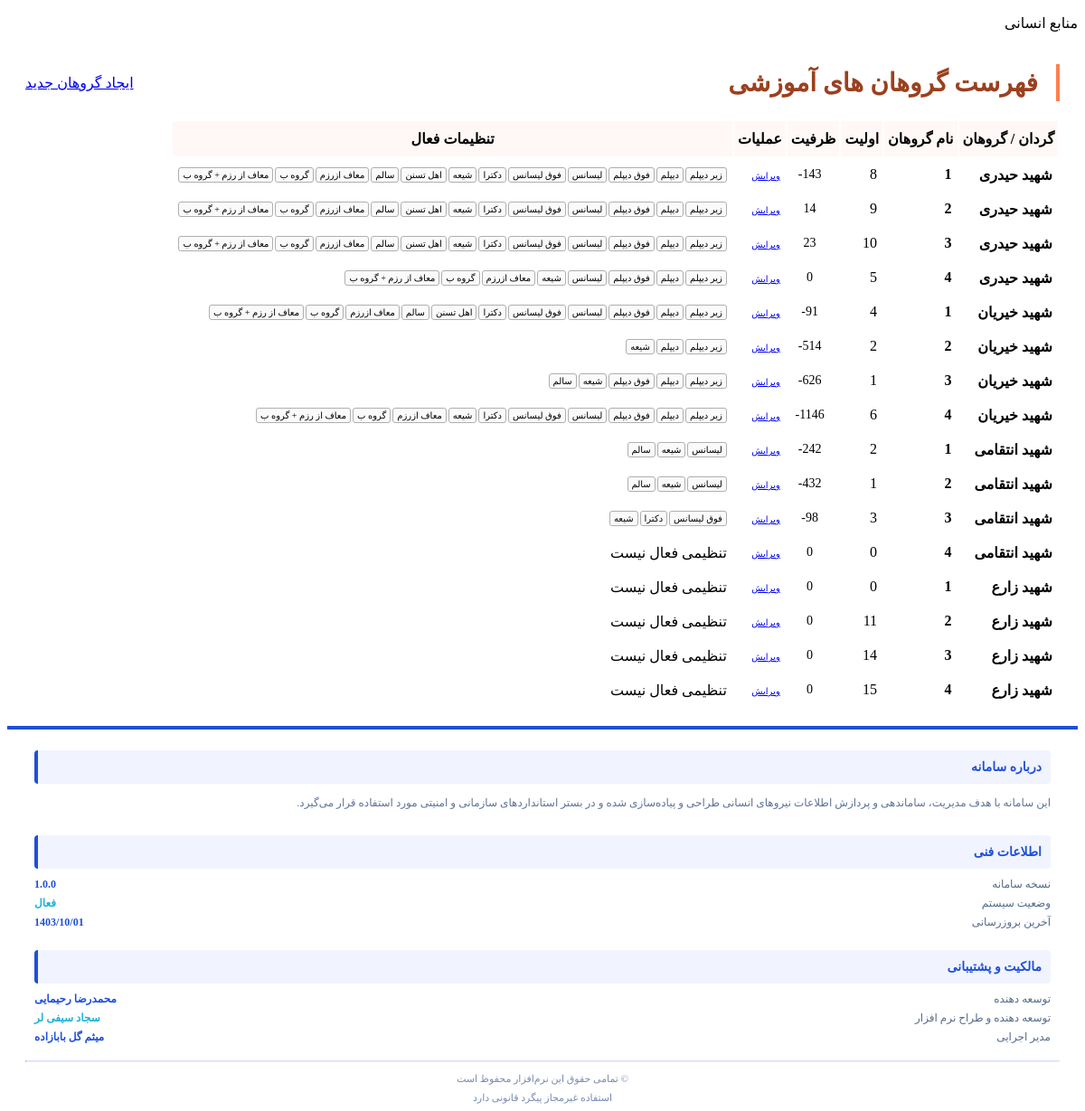
/bg/ (signed in), run on the app's committed database.
### battalions/models.py (models this page shows, shortened)
class battalion_group(models.Model):
    name = models.CharField(max_length=150, verbose_name='نام گروهان')
    gordan = models.ForeignKey(battalion, on_delete=models.CASCADE, verbose_name='گردان')
    zirediplom = models.BooleanField(default=False, verbose_name='زیر دیپلم')
    diplom = models.BooleanField(default=False, verbose_name='دیپلم')
    ofghdiplom = models.BooleanField(default=False, verbose_name='فوق دیپلم')
    lisans = models.BooleanField(default=False, verbose_name='لیسانس')
    ofghlisans = models.BooleanField(default=False, verbose_name='فوق لیسانس')
    doctra = models.BooleanField(default=False, verbose_name='دکترا')
    shie = models.BooleanField(default=False, verbose_name='شیعه')
    ahle_tasnon = models.BooleanField(default=False, verbose_name='اهل تسنن')
    zarfiat = models.CharField(max_length=250, verbose_name='ظرفیت گروهان')
    takmilzarmit = models.BooleanField(default=False, verbose_name='تکمیل بودن ظرفیت')
    order = models.IntegerField(null=True, blank=True, verbose_name='اولویت مرتب سازی')
    salemm = models.BooleanField(default=False, verbose_name='سالم')
    moafazrazm = models.BooleanField(default=False, verbose_name='معاف ازرزم')
    gorehbe = models.BooleanField(default=False, verbose_name='گروه ب')
    moafazrazm_gorehbe = models.BooleanField(default=False, verbose_name='معاف از رزم + گروه ب')
    zarfiat_total = models.CharField(max_length=250, verbose_name='ظرفیت گروهان کل', null=True, blank=True)
    class Meta:
        verbose_name = "گروهان"
        verbose_name_plural = "گروهان ها"
    @property
    def settings_list(self):
        boolean_fields = [
            'zirediplom',
            'diplom',
            'ofghdiplom',
            'lisans',
            'ofghlisans',
            'doctra',
            'shie',
            'ahle_tasnon',
            'salemm',
            'moafazrazm',
            'gorehbe',
            'moafazrazm_gorehbe',
        ]
        active_settings = []
        for field in boolean_fields:
            if getattr(self, field):
                active_settings.append(self._meta.get_field(field).verbose_name)
        return active_settings

class battalion(models.Model):
    name = models.CharField(max_length=150, verbose_name='نام گردان')
    is_active = models.BooleanField(default=False, verbose_name='فعال/غیرفعال')
    order = models.IntegerField(null=True, blank=True, verbose_name='اولویت مرتب سازی')
    class Meta:
        verbose_name = "گردان"
        verbose_name_plural = "گردان ها"

### battalions/views.py (the view)
# urls.py: path('bg/', views.MainViewBattalionGroup.as_view(), name='MainViewBattalionGroup'),
class MainViewBattalionGroup(LoginRequiredMixin, View):
    def get(self, request):
        grohan = battalion_group.objects.all().order_by('gordan','name')
        cx = {'grohan': grohan, }
        return render(request, 'battalions/grohan_list.html', cx)

### battalions/templates/battalions/grohan_list.html (shortened to what this page needs)
{% extends 'shared/_PanelMain.html' %}
{% load static %}
{% block main %}
    <div class="card">
        <div class="card-header">
            <h1 class="card-title">فهرست گروهان های آموزشی</h1>
            <a class="btn  btn-warning" href="{% url 'CreateBattalionGroup'  %}">
                ایجاد گروهان جدید
            </a>
        </div>
        <div class="card-body no-padding">
            <table class="table">
                <thead>
                    <tr>
                        <th>گردان / گروهان</th>
                        <th>نام گروهان</th>
                        <th>اولیت</th>
                        <th>ظرفیت</th>
                        <th>عملیات</th>
                        <th>تنظیمات فعال</th>
                    </tr>
                </thead>
                <tbody>
                {% for foo in grohan %}
                    <tr>
                        <td><strong>{{ foo.gordan.name }}</strong></td>
                        <td><strong>{{ foo.name }}</strong></td>
                        <td>{{foo.order}}</td>
                        <td><div dir="ltr" class="badge bg-red">{{ foo.zarfiat }}</div></td>
                        <td>
                            <a class="btn btn-sm btn-default text-sm" href="{% url 'BattalionGroupUpdate' pk=foo.pk %}">
                                ویرایش
                            </a>
                        </td>
                        <td >
                            <div class="setting-list">
                                {% for setting in foo.settings_list %}
                                <span class="setting-item">{{ setting }}</span>
                                {% empty %}
                                <div class="text-muted text-center">تنظیمی فعال نیست</div>
                                {% endfor %}
                            </div>
                        </td>
                    </tr>
                {% endfor %}
                </tbody>
            </table>
        </div>
    </div>
{% endblock %}

### battalions/templates/battalions/grohan_list.html (style rules this page uses)
.card { background-color: white; border-radius: 10px; padding: 20px; }
.card-title { text-align: center; margin: 0; padding: 4px 20px; font-size: 28px; border-right: 4px solid coral; color: #9b401e; font-weight: bold; }
.card-header { display: flex; align-items: center; justify-content: space-between; margin-bottom: 20px; }
.table th { font-size: 16px; padding: 10px 4px !important; }
html body table.table tr td { padding: 6px !important ; }
.table thead { border-bottom:2px solid #9b401e; background-color: #ffb69b18; border-radius: 10px !important; }
.badge { display: flex; justify-content: center; align-items: center; padding: 4px; border-radius: 4px; width: 100%; text-align: center; font-size: 14px; }
.setting-item { display: inline-block; padding: 2px 4px; border-radius: 3px; background-color: #fafafa; border: 1px solid #afafaf; color: black; font-size: 10px; }
.setting-list { gap: 2px; display: flex; align-items: center; justify-content: start; flex-wrap: wrap; }
.btn-sm { font-size: 10px; }

### data on the page
battalion_group: gordan.name "شهید حیدری", name "1", order "8", zarfiat "-143", settings_list "زیر دیپلم" "دیپلم" "فوق دیپلم" "لیسانس" "فوق لیسانس" "دکترا" "شیعه" "اهل تسنن" "سالم" "معاف ازرزم" "گروه ب" "معاف از رزم + گروه ب"
battalion_group: gordan.name "شهید حیدری", name "2", order "9", zarfiat "14", settings_list "زیر دیپلم" "دیپلم" "فوق دیپلم" "لیسانس" "فوق لیسانس" "دکترا" "شیعه" "اهل تسنن" "سالم" "معاف ازرزم" "گروه ب" "معاف از رزم + گروه ب"
battalion_group: gordan.name "شهید حیدری", name "3", order "10", zarfiat "23", settings_list "زیر دیپلم" "دیپلم" "فوق دیپلم" "لیسانس" "فوق لیسانس" "دکترا" "شیعه" "اهل تسنن" "سالم" "معاف ازرزم" "گروه ب" "معاف از رزم + گروه ب"
battalion_group: gordan.name "شهید حیدری", name "4", order "5", zarfiat "0", settings_list "زیر دیپلم" "دیپلم" "فوق دیپلم" "لیسانس" "شیعه" "معاف ازرزم" "گروه ب" "معاف از رزم + گروه ب"
battalion_group: gordan.name "شهید خیریان", name "1", order "4", zarfiat "-91", settings_list "زیر دیپلم" "دیپلم" "فوق دیپلم" "لیسانس" "فوق لیسانس" "دکترا" "اهل تسنن" "سالم" "معاف ازرزم" "گروه ب" "معاف از رزم + گروه ب"
battalion_group: gordan.name "شهید خیریان", name "2", order "2", zarfiat "-514", settings_list "زیر دیپلم" "دیپلم" "شیعه"
battalion_group: gordan.name "شهید خیریان", name "3", order "1", zarfiat "-626", settings_list "زیر دیپلم" "دیپلم" "فوق دیپلم" "شیعه" "سالم"
battalion_group: gordan.name "شهید خیریان", name "4", order "6", zarfiat "-1146", settings_list "زیر دیپلم" "دیپلم" "فوق دیپلم" "لیسانس" "فوق لیسانس" "دکترا" "شیعه" "معاف ازرزم" "گروه ب" "معاف از رزم + گروه ب"
battalion_group: gordan.name "شهید انتقامی", name "1", order "2", zarfiat "-242", settings_list "لیسانس" "شیعه" "سالم"
battalion_group: gordan.name "شهید انتقامی", name "2", order "1", zarfiat "-432", settings_list "لیسانس" "شیعه" "سالم"
battalion_group: gordan.name "شهید انتقامی", name "3", order "3", zarfiat "-98", settings_list "فوق لیسانس" "دکترا" "شیعه"
battalion_group: gordan.name "شهید انتقامی", name "4", order "0", zarfiat "0"
battalion_group: gordan.name "شهید زارع", name "1", order "0", zarfiat "0"
battalion_group: gordan.name "شهید زارع", name "2", order "11", zarfiat "0"
battalion_group: gordan.name "شهید زارع", name "3", order "14", zarfiat "0"
battalion_group: gordan.name "شهید زارع", name "4", order "15", zarfiat "0"
